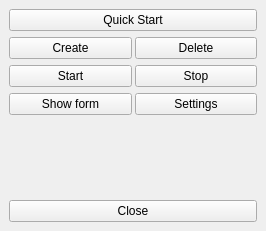
<?xml version="1.0" encoding="UTF-8"?>
<ui version="4.0">
 <class>MainWindow</class>
 <widget class="QMainWindow" name="MainWindow">
  <property name="geometry">
   <rect>
    <x>0</x>
    <y>0</y>
    <width>266</width>
    <height>231</height>
   </rect>
  </property>
  <property name="windowTitle">
   <string>MainWindow</string>
  </property>
  <property name="windowIcon">
   <iconset resource="resources/VMTDResources.qrc">
    <normaloff>:/favicon.ico</normaloff>:/favicon.ico</iconset>
  </property>
  <widget class="QWidget" name="w">
   <layout class="QVBoxLayout" name="verticalLayout">
    <item>
     <widget class="QWidget" name="w_1" native="true">
      <layout class="QGridLayout" name="gridLayout">
       <property name="leftMargin">
        <number>0</number>
       </property>
       <property name="topMargin">
        <number>0</number>
       </property>
       <property name="rightMargin">
        <number>0</number>
       </property>
       <property name="bottomMargin">
        <number>0</number>
       </property>
       <property name="horizontalSpacing">
        <number>3</number>
       </property>
       <item row="1" column="0">
        <widget class="QPushButton" name="pbCreate">
         <property name="text">
          <string>Create</string>
         </property>
        </widget>
       </item>
       <item row="3" column="0">
        <widget class="QPushButton" name="pbShowForm">
         <property name="text">
          <string>Show form</string>
         </property>
        </widget>
       </item>
       <item row="2" column="1">
        <widget class="QPushButton" name="pbStop">
         <property name="text">
          <string>Stop</string>
         </property>
        </widget>
       </item>
       <item row="3" column="1">
        <widget class="QPushButton" name="pbSettings">
         <property name="text">
          <string>Settings</string>
         </property>
        </widget>
       </item>
       <item row="1" column="1">
        <widget class="QPushButton" name="pbDelete">
         <property name="text">
          <string>Delete</string>
         </property>
        </widget>
       </item>
       <item row="0" column="0" colspan="2">
        <widget class="QPushButton" name="pbQuickStart">
         <property name="text">
          <string>Quick Start</string>
         </property>
        </widget>
       </item>
       <item row="2" column="0">
        <widget class="QPushButton" name="pbStart">
         <property name="text">
          <string>Start</string>
         </property>
        </widget>
       </item>
      </layout>
     </widget>
    </item>
    <item>
     <spacer name="_1">
      <property name="orientation">
       <enum>Qt::Vertical</enum>
      </property>
      <property name="sizeHint" stdset="0">
       <size>
        <width>20</width>
        <height>129</height>
       </size>
      </property>
     </spacer>
    </item>
    <item>
     <widget class="QPushButton" name="pbClose">
      <property name="text">
       <string>Close</string>
      </property>
     </widget>
    </item>
   </layout>
  </widget>
 </widget>
 <resources>
  <include location="resources/VMTDResources.qrc"/>
 </resources>
 <connections/>
</ui>
